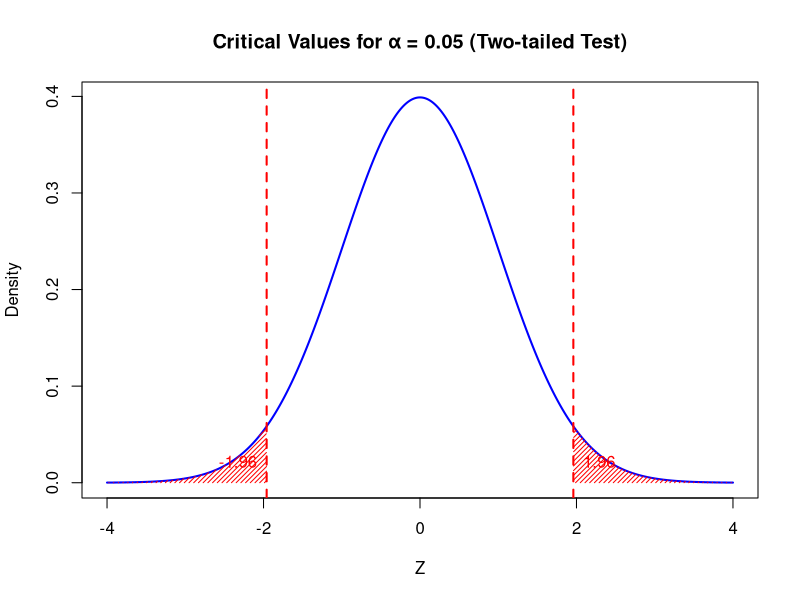

Source code (R): (Note: this script raises an error after producing the figure.)
## ---- chunk 1
knitr::opts_chunk$set(
  echo = TRUE,comment = '', fig.align = 'center'  , out.width="50%"
)
knitr::include_graphics
## ---- chunk 2
# Parameters
x <- seq(-4, 4, length = 1000)
y <- dnorm(x)

# Critical values for 95% confidence level
alpha <- 0.05
crit_left  <- qnorm(alpha/2)      # left critical value
crit_right <- qnorm(1 - alpha/2)  # right critical value

# Plot standard normal curve
plot(x, y, type = "l", lwd = 2, col = "blue",
     xlab = "Z", ylab = "Density",
     main = "Critical Values for α = 0.05 (Two-tailed Test)")

# Shade rejection regions
polygon(c(min(x), x[x<=crit_left], crit_left),
        c(0, y[x<=crit_left], 0), col = "red", border = NA, density = 30)
polygon(c(crit_right, x[x>=crit_right], max(x)),
        c(0, y[x>=crit_right], 0), col = "red", border = NA, density = 30)

# Add reference lines
abline(v = crit_left,  col = "red", lty = 2, lwd = 2)
abline(v = crit_right, col = "red", lty = 2, lwd = 2)

# Annotate critical values
text(crit_left, 0.02, round(crit_left, 2), pos = 2, col = "red")
text(crit_right, 0.02, round(crit_right, 2), pos = 4, col = "red")
## ---- chunk 3
alpha <- 0.05
z_0.025 <- qnorm(1-alpha/2) # why?
z_0.025
p<-pnorm(z_0.025) - pnorm(-z_0.025)
p
## ---- chunk 4
knitr::include_graphics("../figures/fig9_8.png")
## ---- chunk 5
n <- 36 #sample size
xbar <- 2.6  #sample mean
sigma <- 0.3  #population sd
alpha1 <- 0.05
#Left endpoint for confidence 95%
lend1 <- xbar - sigma/sqrt(n)*qnorm(1-alpha1/2)
#Right endpoint for confidence 95%
rend1 <- xbar + sigma/sqrt(n)*qnorm(1-alpha1/2)
alpha2 <- 0.01
#Left endpoint for confidence 99%
lend2 <- xbar - sigma/sqrt(n)*qnorm(1-alpha2/2)
#Right endpoint for confidence 99%
rend2 <- xbar + sigma/sqrt(n)*qnorm(1-alpha2/2)
## ---- chunk 6
p1<-1- pnorm(xbar,mean = 2.5, sd = sigma/sqrt(n))
p1
## ---- chunk 7
# Parameters
alpha <- 0.05
df <- 10

# Critical t value for two-tailed test
t_crit <- qt(1 - alpha/2, df)

# Range for x-axis
x <- seq(-4, 4, length = 500)
y <- dt(x, df)

# Plot t-distribution
plot(x, y, type = "l", lwd = 2, col = "blue",
     main = expression(paste("t-Distribution with df = 10, ", alpha, " = 0.05")),
     ylab = "Density", xlab = "t value")

# Shade critical regions
x_crit_left <- seq(-4, -t_crit, length = 100)
x_crit_right <- seq(t_crit, 4, length = 100)

polygon(c(x_crit_left, rev(x_crit_left)), 
        c(dt(x_crit_left, df), rep(0, length(x_crit_left))), 
        col = "red", border = NA)

polygon(c(x_crit_right, rev(x_crit_right)), 
        c(dt(x_crit_right, df), rep(0, length(x_crit_right))), 
        col = "red", border = NA)

# Add vertical lines at critical values
abline(v = c(-t_crit, t_crit), col = "darkred", lwd = 2, lty = 2)

# Add text annotations
text(-t_crit, 0.02, sprintf("t = %.3f", -t_crit), pos = 2, col = "darkred")
text(t_crit, 0.02, sprintf("t = %.3f", t_crit), pos = 4, col = "darkred")

# Add legend
legend("topright", legend = c("t density", "Critical regions (α = 0.05)"),
       col = c("blue", "red"), lwd = 2, bty = "n")
## ---- chunk 8
sulfruicAcid<-c(9.8,10.2,10.4,9.8,10.0,10.2,9.6)
xbar <- mean(sulfruicAcid)
s <-sd(sulfruicAcid)
n <- 7
alpha <- 0.05
t6_0.025<- qt(1-alpha/2,n-1)
lowerBound <- xbar-t6_0.025*s/sqrt(n)
lowerBound
upperBound <- xbar+t6_0.025*s/sqrt(n)
upperBound
## ---- chunk 9
t.test(sulfruicAcid, conf.level = .95)
## ---- chunk 10
alpha <- 0.04
n1 <- 50
x1 <- 36
n2 <- 75
x2 <- 42
sigma1 <- 6
sigma2 <- 8
standerror <- sqrt(sigma1^2 /n1 + sigma2^2/n2)
lowerBound <- x2-x1 - qnorm(1-alpha/2)*standerror
lowerBound
upperBound <- x2-x1 + qnorm(1-alpha/2)*standerror
upperBound
## ---- chunk 11
noNitro<- c(0.32,0.53 ,0.28, 0.37, 0.47, 0.43, 0.36, 0.42,0.38,0.43)
x1bar <- mean(noNitro)
s1 <- sd(noNitro)
n1 <- 10
Nitro<- c(0.26,0.43,0.47,0.49,0.52,0.75,0.79,0.86, 0.62,0.46)
x2bar <- mean(Nitro)
s2<- sd(Nitro)
n2<- 10
sp<- sqrt(((n1-1)*s1^2 + (n2-1)*s2^2)/(n1+n2-2))
alpha <- 0.05
loBound<- x1bar-x2bar - qt(1-alpha/2,n1+n2-2)*sp*sqrt(1/n1+1/n2)
loBound
upBound<-x1bar-x2bar + qt(1-alpha/2,n1+n2-2)*sp*sqrt(1/n1+1/n2)
upBound
## ---- chunk 12
t.test(noNitro,Nitro, var.equal = TRUE, conf.level = .95)
# Construct a data frame with two columns
stemWeight<-c(0.32,0.53 ,0.28, 0.37, 0.47, 0.43, 0.36, 0.42,0.38,0.43,0.26,0.43,0.47,0.49,0.52,0.75,0.79,0.86, 0.62,0.46)
group<-c(rep(0,10),rep(1,10))
stemData<-data.frame(stemWeight,group)
stemData
t.test(stemWeight~group, data = stemData,var.equal = TRUE, conf.level = .95)
## ---- chunk 13
t.test(noNitro,Nitro, var.equal = FALSE, conf.level = .95)
# Or you can use
t.test(stemWeight~group, data = stemData,var.equal = FALSE, conf.level = .95)
## ---- chunk 14
knitr::include_graphics("../figures/fig9_2.png")
## ---- chunk 15
knitr::include_graphics("../figures/fig9_4.png")
